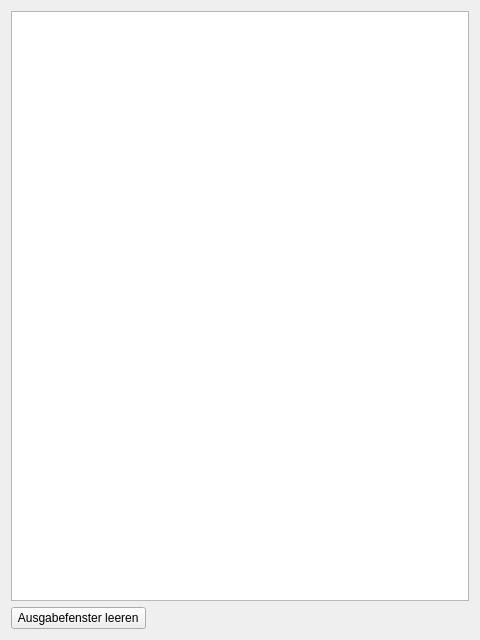
<?xml version="1.0" encoding="UTF-8"?>
<ui version="4.0">
 <class>DebugOutputForm</class>
 <widget class="QWidget" name="DebugOutputForm">
  <property name="geometry">
   <rect>
    <x>0</x>
    <y>0</y>
    <width>480</width>
    <height>640</height>
   </rect>
  </property>
  <property name="windowTitle">
   <string>Bineqt - Debug Output</string>
  </property>
  <layout class="QGridLayout" name="gridLayout">
   <item row="0" column="0">
    <widget class="QPlainTextEdit" name="debugPlainTextEdit">
     <property name="font">
      <font>
       <family>Courier New</family>
       <pointsize>9</pointsize>
       <kerning>false</kerning>
      </font>
     </property>
    </widget>
   </item>
   <item row="2" column="0">
    <layout class="QHBoxLayout" name="horizontalLayout">
     <property name="topMargin">
      <number>0</number>
     </property>
     <item>
      <widget class="QPushButton" name="clearPushButton">
       <property name="text">
        <string> Ausgabefenster leeren </string>
       </property>
      </widget>
     </item>
     <item>
      <spacer name="horizontalSpacer">
       <property name="orientation">
        <enum>Qt::Horizontal</enum>
       </property>
       <property name="sizeHint" stdset="0">
        <size>
         <width>40</width>
         <height>20</height>
        </size>
       </property>
      </spacer>
     </item>
    </layout>
   </item>
  </layout>
 </widget>
 <resources/>
 <connections/>
</ui>
